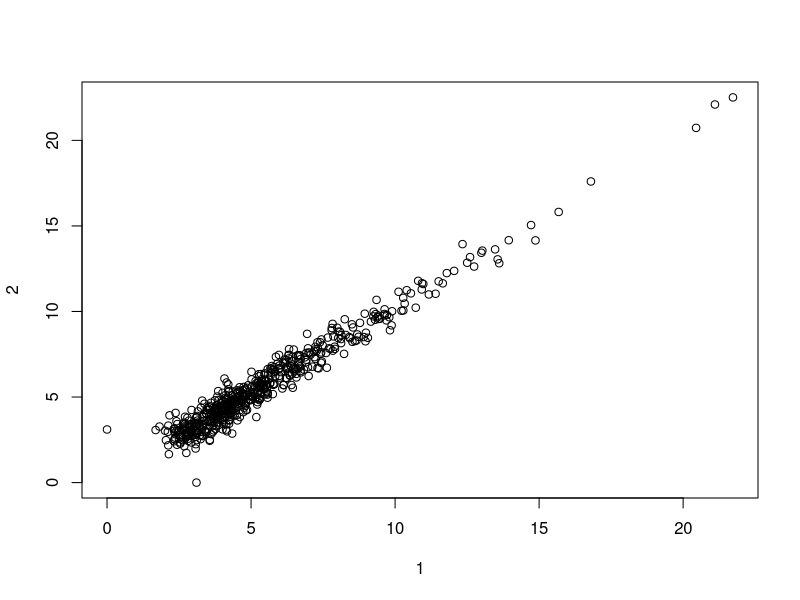
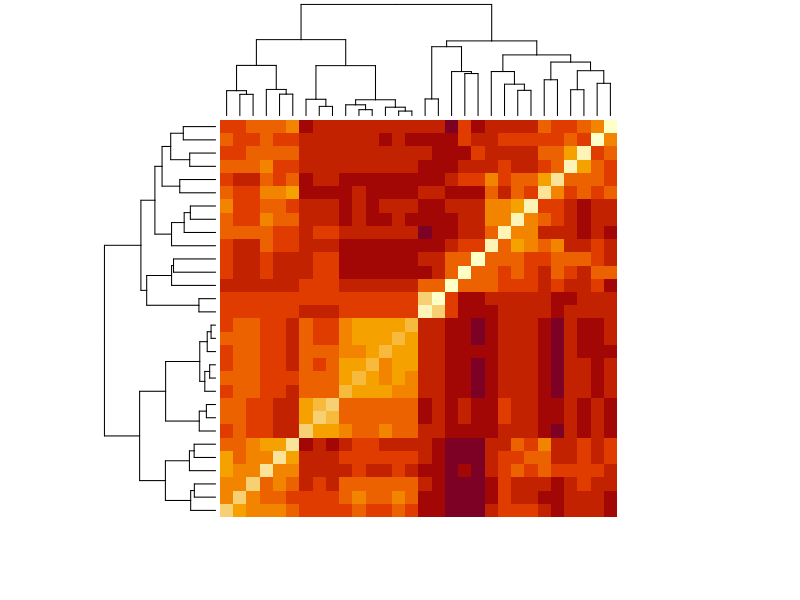

Recreate these plots in R, in order. (Note: this script raises an error after producing the figures.)
#breast cancer prediction assessement

options(digits = 3)
library(matrixStats)
library(tidyverse)
library(caret)
library(dslabs)
library(dplyr)
library(matrixStats)
library(caret)
data(brca)

dim(brca$x)
brca$x

which.max(colMeans(brca$x))
which.min(colSds(brca$x))

#scaling 
brca_xminus<-sweep(brca$x,2,colMeans(brca$x),"-")
colMedians(brca_xminus)
brca_xdiv<-sweep(brca_xminus,2,colSds(brca_xminus),"/")
colMedians(brca_xdiv)

class(brca_xdiv)
d<-as.matrix(dist(brca_xdiv))
ind_b<-which(brca$y=="B")
ind_m<-which(brca$y=="M")
ind_m
plot(d)
dim(brca_xdiv)

#find a sample distance for the first sample. 
#average distance between first sample and the benign sammple
d_1_b<-mean(d[1,ind_b])
d_1_b
#average distance between first sample and the maligin sammple
d_1_m<-mean(d[1,ind_m])
d_1_m

#make a heatmap of the distance matrix
d_features <- dist(t(brca_xdiv))

heatmap(as.matrix(d_features), labRow = NA, labCol = NA)

#Perform hierarchical clustering on the 30 features. Cut the tree into 5 groups.

d_features_matx<-as.matrix(d_features)
dim(d_features_matx)

memb<-cutree(hc, k = 10)
hc<-hclust(d_features, method = "complete")
plot(hc)
hc
ctree<-cutree(hc,k=5)
data.frame(ctree)%>%arrange(ctree)

#principal component analysis

p_x<-prcomp(brca_xdiv)
summary(p_x)


#plottings PCs


df1<-data.frame(p_x$x[,1],p_x$x[,2])
c<-c('pca1','pca2')
colnames(df1)<-c
df1
df1<-cbind(type=brca$y,df1)
rownames(df1) <- 1:nrow(df1)
df1
df1%>%ggplot(aes(pca1,pca2,color=type))+
  geom_point()


#box plottings PCs

#making boxplot for first 10 pcs

# Plotting PCs, boxplot.  We can see PC1 is significantly different from others
data.frame(type = brca$y ,p_x$x[,1:10]) %>%
  gather(key = "PC",value="value", -type) %>%
  ggplot(aes(PC,value,fill = type)) +
  geom_boxplot()


#creating training and testing datasets

set.seed(1, sample.kind = "Rounding")    # if using R 3.6 or later
test_index <- createDataPartition(brca$y, times = 1, p = 0.2, list = FALSE)
test_x <- brca_xdiv[test_index,]
test_y <- brca$y[test_index]
train_x <- brca_xdiv[-test_index,]
train_y <- brca$y[-test_index]

#test propoertions

mean(test_y=='B')

#k-means clustering model

predict_kmeans <- function(x, k) {
  centers <- k$centers    # extract cluster centers
  # calculate distance to cluster centers
  distances <- sapply(1:nrow(x), function(i){
    apply(centers, 1, function(y) dist(rbind(x[i,], y)))
  })
  max.col(-t(distances))  # select cluster with min distance to center
}


set.seed(3, sample.kind = "Rounding") 
k<-kmeans(train_x,centers=2)
table(k$cluster,train_y)

pred_k<-predict_kmeans(test_x,k)
act_val_k<-test_y
pred_val_k<-ifelse(pred=='1','B','M')
confusionMatrix(data=factor(pred_val_k),reference = factor(act_val_k))
kmeans_acc<-confusionMatrix(data=factor(pred_val_k),reference = factor(act_val_k))$overall["Accuracy"]

kmeans_acc

#logistic regression model

train_glm<-train(y=train_y,x=train_x, method="glm")

predict_glm<-predict(train_glm,test_x)

confusionMatrix(data=factor(predict_glm),reference = factor(test_y))
glm_acc<-confusionMatrix(data=factor(predict_glm),reference = factor(test_y))$overall["Accuracy"]

#QDA

train_qda<-train(y=train_y,x=train_x, method="qda")

predict_qda<-predict(train_qda,test_x)

confusionMatrix(data=factor(predict_qda),reference = factor(test_y))
qda_acc<-confusionMatrix(data=factor(predict_qda),reference = factor(test_y))$overall["Accuracy"]

#LDA

train_lda<-train(y=train_y,x=train_x, method="lda")

predict_lda<-predict(train_lda,test_x)

confusionMatrix(data=factor(predict_lda),reference = factor(test_y))
lda_acc<-confusionMatrix(data=factor(predict_lda),reference = factor(test_y))$overall["Accuracy"]

#loess
set.seed(5, sample.kind = "Rounding") 
train_loess<-train(y=train_y,x=train_x, method="gamLoess")

predict_loess<-predict(train_loess,test_x)

confusionMatrix(data=factor(predict_loess),reference = factor(test_y))
loess_acc<-confusionMatrix(data=factor(predict_loess),reference = factor(test_y))$overall["Accuracy"]


#KNN
set.seed(7, sample.kind = "Rounding") 
k_seq<-seq(3, 21, 2)
train_knn<-train(y=train_y,x=train_x, method="knn",tuneGrid = data.frame(k=k_seq))
train_knn
predict_knn<-predict(train_knn,test_x)

confusionMatrix(data=factor(predict_knn),reference = factor(test_y))
knn_acc<-confusionMatrix(data=factor(predict_knn),reference = factor(test_y))$overall["Accuracy"]
knn_acc

#Random Forest Model
set.seed(9, sample.kind = "Rounding") 
mtry_seq<-seq(3, 9, 2)
train_rf<-train(y=train_y,x=train_x,
                method="rf",
                importance = TRUE,
                tuneGrid = data.frame(mtry=mtry_seq))
train_rf$
predict_rf<-predict(train_rf,test_x)

confusionMatrix(data=factor(predict_rf),reference = factor(test_y))
rf_acc<-confusionMatrix(data=factor(predict_rf),reference = factor(test_y))$overall["Accuracy"]
rf_acc
train_rf$finalModel$importance
varImp(train_rf)

#k-means, logistic regression, LDA, QDA, loess, k-nearest neighbors, and random forest.

pred_kmeans<-as.factor(pred_val_k)

pred_kmeans
predict_glm
predict_qda
predict_lda
predict_loess
predict_knn
predict_rf



predict_ensamble<-ifelse(pred_kmeans=='B',1,0)+ifelse(predict_glm=='B',1,0)+
  ifelse(predict_qda=='B',1,0)+ifelse(predict_lda=='B',1,0)+
  ifelse(predict_loess=='B',1,0)+ifelse(predict_knn=='B',1,0)+
  ifelse(predict_rf=='B',1,0)

pred_en_final<-as.factor(ifelse(predict_ensamble>3,'B','M'))

en_acc<-confusionMatrix(data=factor(pred_en_final),reference = factor(test_y))$overall["Accuracy"]
  
#LDA model has the highest accuracy in all the models.
